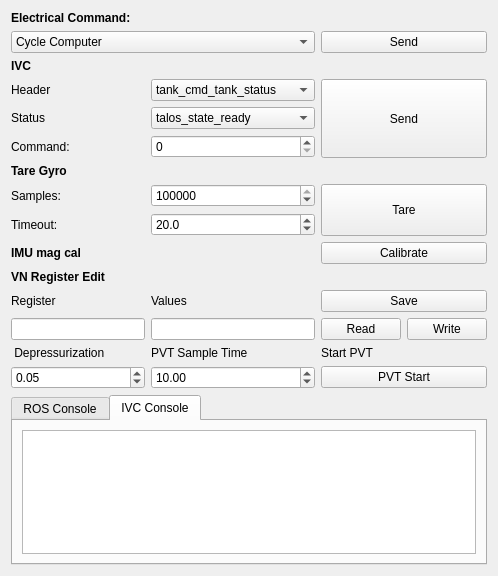
<?xml version="1.0" encoding="UTF-8"?>
<ui version="4.0">
 <class>ElectricalPanel</class>
 <widget class="QWidget" name="ElectricalPanel">
  <property name="geometry">
   <rect>
    <x>0</x>
    <y>0</y>
    <width>453</width>
    <height>576</height>
   </rect>
  </property>
  <property name="sizePolicy">
   <sizepolicy hsizetype="Preferred" vsizetype="Preferred">
    <horstretch>0</horstretch>
    <verstretch>0</verstretch>
   </sizepolicy>
  </property>
  <property name="windowTitle">
   <string>Form</string>
  </property>
  <layout class="QGridLayout" name="gridLayout_2">
   <item row="0" column="0">
    <layout class="QGridLayout" name="gridLayout">
     <item row="14" column="0">
      <widget class="QLineEdit" name="registerNum_2"/>
     </item>
     <item row="23" column="0">
      <spacer name="verticalSpacer">
       <property name="orientation">
        <enum>Qt::Vertical</enum>
       </property>
       <property name="sizeHint" stdset="0">
        <size>
         <width>134</width>
         <height>13</height>
        </size>
       </property>
      </spacer>
     </item>
     <item row="5" column="0">
      <widget class="QLabel" name="label_10">
       <property name="text">
        <string>Command:</string>
       </property>
      </widget>
     </item>
     <item row="1" column="0" colspan="2">
      <widget class="QComboBox" name="commandSelect">
       <property name="sizePolicy">
        <sizepolicy hsizetype="Expanding" vsizetype="Fixed">
         <horstretch>0</horstretch>
         <verstretch>0</verstretch>
        </sizepolicy>
       </property>
       <property name="currentIndex">
        <number>0</number>
       </property>
       <item>
        <property name="text">
         <string>Cycle Computer</string>
        </property>
       </item>
       <item>
        <property name="text">
         <string>Cycle Acoustics</string>
        </property>
       </item>
       <item>
        <property name="text">
         <string>Kill Acoustics</string>
        </property>
       </item>
       <item>
        <property name="text">
         <string>Cycle Robot</string>
        </property>
       </item>
       <item>
        <property name="text">
         <string>Kill Robot Power</string>
        </property>
       </item>
       <item>
        <property name="text">
         <string>Enable Fans</string>
        </property>
       </item>
       <item>
        <property name="text">
         <string>Disable Fans</string>
        </property>
       </item>
       <item>
        <property name="text">
         <string>Clear Depth</string>
        </property>
       </item>
       <item>
        <property name="text">
         <string>Disable LEDs</string>
        </property>
       </item>
       <item>
        <property name="text">
         <string>Enable LEDs</string>
        </property>
       </item>
       <item>
        <property name="text">
         <string>Cycle IMU</string>
        </property>
       </item>
      </widget>
     </item>
     <item row="18" column="2">
      <widget class="QPushButton" name="PVTButton">
       <property name="text">
        <string>PVT Start</string>
       </property>
      </widget>
     </item>
     <item row="17" column="1">
      <widget class="QLabel" name="label_7">
       <property name="text">
        <string>PVT Sample Time</string>
       </property>
      </widget>
     </item>
     <item row="18" column="1">
      <widget class="QDoubleSpinBox" name="PVTSampleTime">
       <property name="value">
        <double>10.000000000000000</double>
       </property>
      </widget>
     </item>
     <item row="3" column="0">
      <widget class="QLabel" name="label_13">
       <property name="text">
        <string>Header</string>
       </property>
      </widget>
     </item>
     <item row="13" column="0">
      <widget class="QLabel" name="regLabel">
       <property name="text">
        <string>Register</string>
       </property>
      </widget>
     </item>
     <item row="3" column="2" rowspan="3">
      <widget class="QPushButton" name="ivcSend">
       <property name="sizePolicy">
        <sizepolicy hsizetype="Minimum" vsizetype="Expanding">
         <horstretch>0</horstretch>
         <verstretch>0</verstretch>
        </sizepolicy>
       </property>
       <property name="text">
        <string>Send</string>
       </property>
      </widget>
     </item>
     <item row="7" column="1">
      <widget class="QSpinBox" name="tareSamples">
       <property name="minimum">
        <number>1000</number>
       </property>
       <property name="maximum">
        <number>1000000</number>
       </property>
       <property name="value">
        <number>100000</number>
       </property>
      </widget>
     </item>
     <item row="13" column="1">
      <widget class="QLabel" name="valueLabel">
       <property name="text">
        <string>Values</string>
       </property>
      </widget>
     </item>
     <item row="17" column="0">
      <widget class="QLabel" name="label_3">
       <property name="text">
        <string> Depressurization</string>
       </property>
      </widget>
     </item>
     <item row="6" column="0">
      <widget class="QLabel" name="label_4">
       <property name="sizePolicy">
        <sizepolicy hsizetype="Preferred" vsizetype="Preferred">
         <horstretch>0</horstretch>
         <verstretch>0</verstretch>
        </sizepolicy>
       </property>
       <property name="styleSheet">
        <string notr="true">font-weight: bold</string>
       </property>
       <property name="text">
        <string>Tare Gyro</string>
       </property>
      </widget>
     </item>
     <item row="5" column="1">
      <widget class="QSpinBox" name="ivcCommand"/>
     </item>
     <item row="17" column="2">
      <widget class="QLabel" name="label_8">
       <property name="text">
        <string>Start PVT</string>
       </property>
      </widget>
     </item>
     <item row="7" column="2" rowspan="2">
      <widget class="QPushButton" name="commandTareFog">
       <property name="sizePolicy">
        <sizepolicy hsizetype="Minimum" vsizetype="Expanding">
         <horstretch>0</horstretch>
         <verstretch>0</verstretch>
        </sizepolicy>
       </property>
       <property name="text">
        <string>Tare</string>
       </property>
      </widget>
     </item>
     <item row="0" column="0" colspan="2">
      <widget class="QLabel" name="label">
       <property name="styleSheet">
        <string notr="true">font-weight: bold</string>
       </property>
       <property name="text">
        <string>Electrical Command:</string>
       </property>
      </widget>
     </item>
     <item row="2" column="0">
      <widget class="QLabel" name="label_9">
       <property name="styleSheet">
        <string notr="true">font-weight:bold</string>
       </property>
       <property name="text">
        <string>IVC</string>
       </property>
      </widget>
     </item>
     <item row="8" column="0">
      <widget class="QLabel" name="label_6">
       <property name="text">
        <string>Timeout:</string>
       </property>
      </widget>
     </item>
     <item row="14" column="2">
      <layout class="QHBoxLayout" name="horizontalLayout">
       <item>
        <widget class="QPushButton" name="imuRead_2">
         <property name="text">
          <string>Read</string>
         </property>
        </widget>
       </item>
       <item>
        <widget class="QPushButton" name="imuWrite_2">
         <property name="text">
          <string>Write</string>
         </property>
        </widget>
       </item>
      </layout>
     </item>
     <item row="1" column="2">
      <widget class="QPushButton" name="commandSend">
       <property name="text">
        <string>Send</string>
       </property>
      </widget>
     </item>
     <item row="10" column="0">
      <widget class="QLabel" name="label_2">
       <property name="styleSheet">
        <string notr="true">font-weight: bold</string>
       </property>
       <property name="text">
        <string>IMU mag cal</string>
       </property>
      </widget>
     </item>
     <item row="20" column="0" colspan="3">
      <widget class="QTabWidget" name="consoleTab">
       <property name="currentIndex">
        <number>1</number>
       </property>
       <widget class="QWidget" name="tab_3">
        <attribute name="title">
         <string>ROS Console</string>
        </attribute>
        <layout class="QGridLayout" name="gridLayout_3">
         <item row="0" column="0">
          <widget class="QProgressBar" name="calibProgress">
           <property name="value">
            <number>24</number>
           </property>
          </widget>
         </item>
         <item row="1" column="0">
          <widget class="QTextBrowser" name="errLabel"/>
         </item>
        </layout>
       </widget>
       <widget class="QWidget" name="tab_4">
        <attribute name="title">
         <string>IVC Console</string>
        </attribute>
        <layout class="QGridLayout" name="gridLayout_4">
         <item row="0" column="0">
          <widget class="QTextEdit" name="ivcConsole">
           <property name="readOnly">
            <bool>true</bool>
           </property>
          </widget>
         </item>
        </layout>
       </widget>
      </widget>
     </item>
     <item row="14" column="1">
      <widget class="QLineEdit" name="registerData_2"/>
     </item>
     <item row="3" column="1">
      <widget class="QComboBox" name="ivcHeader">
       <item>
        <property name="text">
         <string>tank_cmd_tank_status</string>
        </property>
       </item>
       <item>
        <property name="text">
         <string>talos_cmd_talos_status</string>
        </property>
       </item>
       <item>
        <property name="text">
         <string>talos_cmd_fish_heading</string>
        </property>
       </item>
      </widget>
     </item>
     <item row="11" column="0">
      <widget class="QLabel" name="regEdit">
       <property name="font">
        <font>
         <weight>75</weight>
         <bold>true</bold>
        </font>
       </property>
       <property name="text">
        <string>VN Register Edit</string>
       </property>
      </widget>
     </item>
     <item row="13" column="2">
      <widget class="QPushButton" name="imuWriteSettings_2">
       <property name="text">
        <string>Save</string>
       </property>
      </widget>
     </item>
     <item row="18" column="0">
      <widget class="QDoubleSpinBox" name="PVTDepressurization">
       <property name="maximum">
        <double>1.000000000000000</double>
       </property>
       <property name="value">
        <double>0.050000000000000</double>
       </property>
      </widget>
     </item>
     <item row="7" column="0">
      <widget class="QLabel" name="label_5">
       <property name="text">
        <string>Samples:</string>
       </property>
      </widget>
     </item>
     <item row="10" column="2">
      <widget class="QPushButton" name="magCalSend">
       <property name="sizePolicy">
        <sizepolicy hsizetype="Minimum" vsizetype="Fixed">
         <horstretch>0</horstretch>
         <verstretch>0</verstretch>
        </sizepolicy>
       </property>
       <property name="text">
        <string>Calibrate</string>
       </property>
      </widget>
     </item>
     <item row="8" column="1">
      <widget class="QDoubleSpinBox" name="tareTimeout">
       <property name="decimals">
        <number>1</number>
       </property>
       <property name="maximum">
        <double>60.000000000000000</double>
       </property>
       <property name="singleStep">
        <double>0.100000000000000</double>
       </property>
       <property name="value">
        <double>20.000000000000000</double>
       </property>
      </widget>
     </item>
     <item row="4" column="0">
      <widget class="QLabel" name="label_11">
       <property name="text">
        <string>Status</string>
       </property>
      </widget>
     </item>
     <item row="4" column="1">
      <widget class="QComboBox" name="ivcStatus">
       <item>
        <property name="text">
         <string>talos_state_ready</string>
        </property>
       </item>
       <item>
        <property name="text">
         <string>talos_state_deploy_tank</string>
        </property>
       </item>
       <item>
        <property name="text">
         <string>talos_state_tank_go</string>
        </property>
       </item>
       <item>
        <property name="text">
         <string>tank_state_ready</string>
        </property>
       </item>
       <item>
        <property name="text">
         <string>tank_state_deploying</string>
        </property>
       </item>
      </widget>
     </item>
    </layout>
   </item>
  </layout>
 </widget>
 <resources/>
 <connections/>
</ui>
